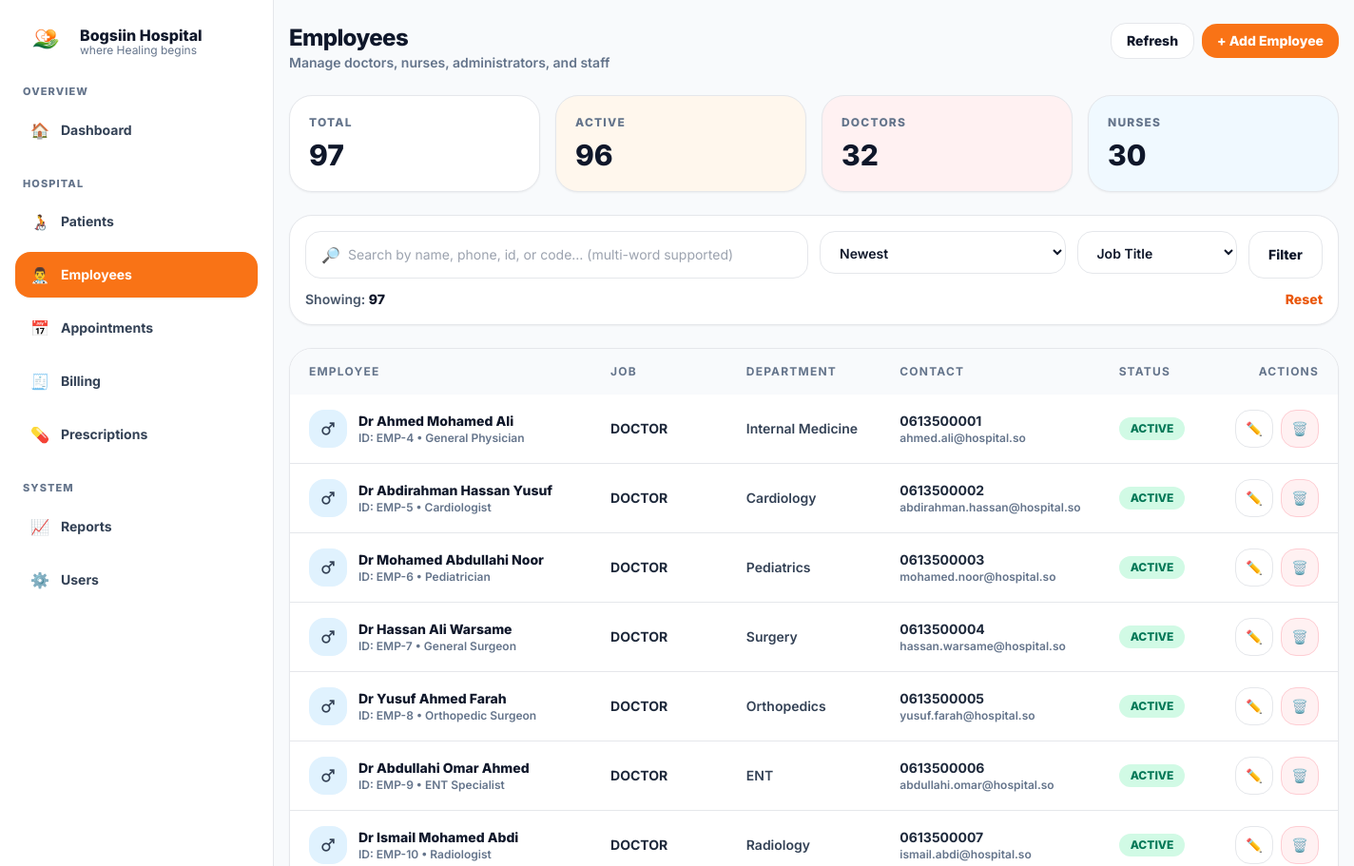
Before: /employees/view.php (signed in, upper part) with the older database file.
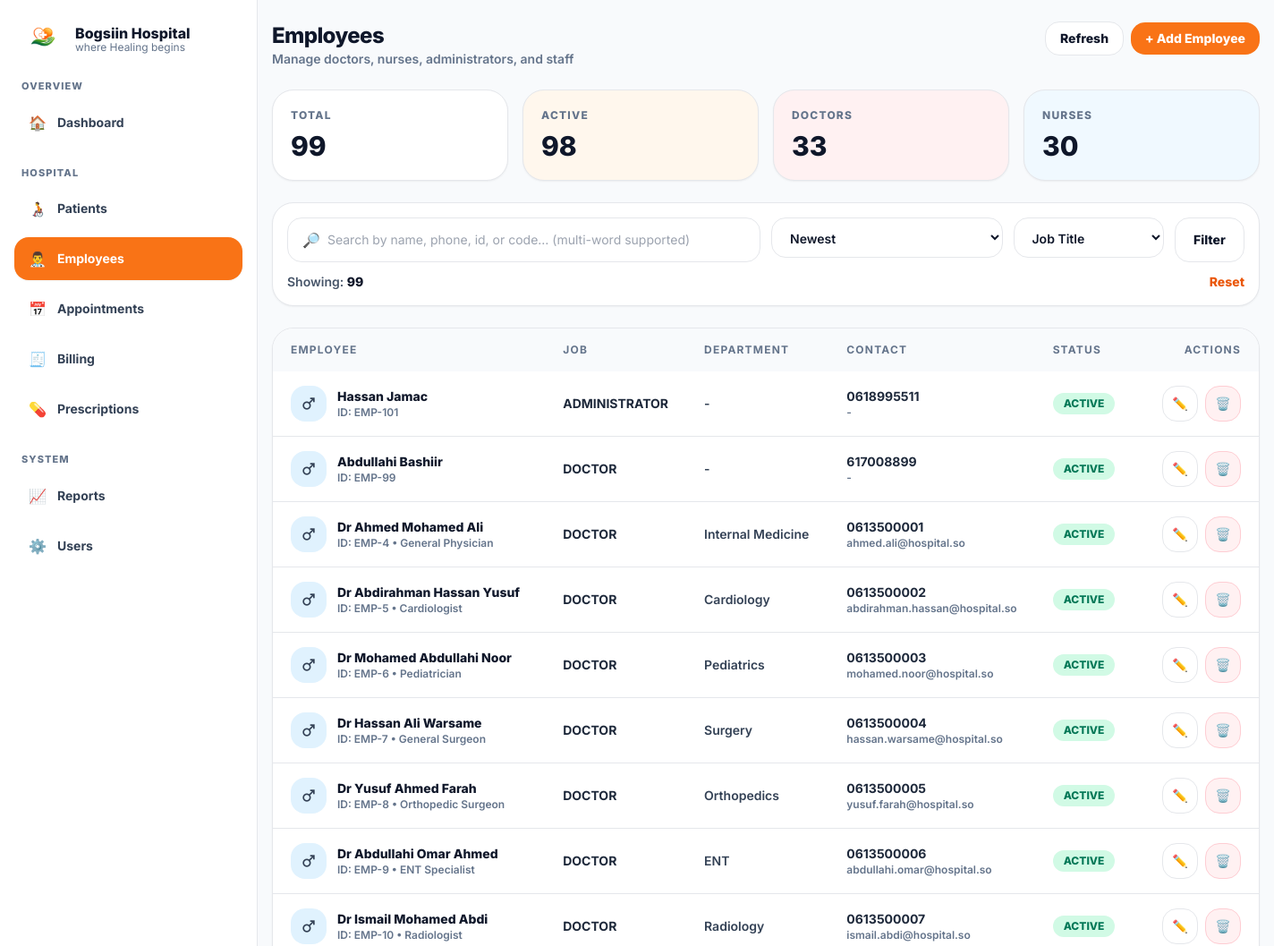
After: the same page with the newer database file.
### tables this page shows
CREATE TABLE `employees` (
  `id` int(11) NOT NULL,
  `user_id` int(11) DEFAULT NULL,
  `emp_code` varchar(30) DEFAULT NULL,
  `full_name` varchar(120) NOT NULL,
  `gender` enum('Male','Female') DEFAULT NULL,
  `phone` varchar(30) DEFAULT NULL,
  `email` varchar(160) DEFAULT NULL,
  `job_title` enum('DOCTOR','NURSE','ADMINISTRATOR','LAB','PHARMACIST','RECEPTIONIST') NOT NULL,
  `department` varchar(120) DEFAULT NULL,
  `specialization` varchar(120) DEFAULT NULL,
  `hire_date` date DEFAULT current_timestamp(),
  `status` enum('ACTIVE','INACTIVE') NOT NULL DEFAULT 'ACTIVE',
  `created_at` timestamp NOT NULL DEFAULT current_timestamp()
);

### employees/view.php (the view, shortened to what the changed rows need)
<?php
require_once __DIR__ . "/../includes/db.php";
function h($s){ return htmlspecialchars((string)$s, ENT_QUOTES, 'UTF-8'); }
$sort = trim($_GET["sort"] ?? "");
$where = [];
$params = [];
$whereSql = $where ? ("WHERE " . implode(" AND ", $where)) : "";
$totalEmployees = (int)$pdo->query("SELECT COUNT(*) FROM employees")->fetchColumn();
$activeEmployees = (int)$pdo->query("SELECT COUNT(*) FROM employees WHERE status='ACTIVE'")->fetchColumn();
$totalDoctors = (int)$pdo->query("SELECT COUNT(*) FROM employees WHERE job_title='DOCTOR'")->fetchColumn();
$rows = [];
$sort = strtolower(trim($sort));
switch ($sort) {
  case 'newest':
  default:
    $orderSql = 'ORDER BY created_at DESC';
    break;
}
try {
  $sql = "SELECT * FROM employees $whereSql $orderSql LIMIT 300";
  $stmt = $pdo->prepare($sql);
  $stmt->execute($params);
  $rows = $stmt->fetchAll() ?: [];
} catch (Throwable $e) {
  $rows = [];
  flash_set("error", "Filter error: " . $e->getMessage());
}
include_once __DIR__ . "/../includes/header.php";
?>
 <div class="min-h-screen bg-slate-50 md:pl-72">
<div class="md:flex min-h-screen">
  <div class="flex-1">
    <div class="mx-auto max-w-6xl px-4 py-6">
      <section class="mt-6 grid gap-4 md:grid-cols-4">
        <div class="rounded-3xl border bg-white p-5 shadow-sm">
          <div class="text-xs font-extrabold tracking-widest text-slate-500">TOTAL</div>
          <div class="mt-2 text-3xl font-extrabold"><?php echo $totalEmployees; ?></div>
        </div>
        <div class="rounded-3xl border bg-orange-50 p-5 shadow-sm">
          <div class="text-xs font-extrabold tracking-widest text-slate-500">ACTIVE</div>
          <div class="mt-2 text-3xl font-extrabold"><?php echo $activeEmployees; ?></div>
        </div>
        <div class="rounded-3xl border bg-rose-50 p-5 shadow-sm">
          <div class="text-xs font-extrabold tracking-widest text-slate-500">DOCTORS</div>
          <div class="mt-2 text-3xl font-extrabold"><?php echo $totalDoctors; ?></div>
        </div>
      </section>
      <section class="mt-6 rounded-3xl border bg-white p-4 shadow-sm">
        <div class="mt-3 flex items-center justify-between text-sm">
          <div class="font-semibold text-slate-600">Showing: <span class="font-extrabold text-slate-900"><?php echo count($rows); ?></span></div>
        </div>
      </section>
      <section class="mt-6 rounded-3xl border bg-white shadow-sm overflow-hidden">
        <div class="overflow-x-auto">
          <table class="w-full text-left text-sm">
            <thead class="bg-slate-50 text-xs font-extrabold tracking-widest text-slate-500">
              <tr>
                <th class="px-5 py-4">EMPLOYEE</th>
                <th class="px-5 py-4">JOB</th>
                <th class="px-5 py-4">DEPARTMENT</th>
                <th class="px-5 py-4">CONTACT</th>
                <th class="px-5 py-4">STATUS</th>
                <th class="px-5 py-4 text-right">ACTIONS</th>
              </tr>
            </thead>
            <tbody class="divide-y">
              <?php if (!$rows): ?>
                <tr>
                  <td colspan="6" class="px-5 py-10 text-center text-slate-500 font-semibold">
                    No employees found.
                  </td>
                </tr>
              <?php else: ?>
                <?php foreach ($rows as $r): ?>
                  <?php
                    $badge = ($r["status"] === "ACTIVE")
                      ? "bg-emerald-100 text-emerald-700"
                      : "bg-slate-100 text-slate-700";
                  ?>
                  <tr class="hover:bg-slate-50/60">
                    <td class="px-5 py-4">
                      <div class="flex items-center gap-3">
                        <?php
                          $icon_name = 'person';
                          $bg = 'bg-orange-100';
                          $g = strtolower(trim((string)($r['gender'] ?? '')));
                          if ($g === 'female' || $g === 'f') { $icon_name = 'female'; $bg = 'bg-rose-100'; }
                          else if ($g === 'male' || $g === 'm') { $icon_name = 'male'; $bg = 'bg-sky-100'; }
                        ?>
                        <div class="h-10 w-10 rounded-2xl <?php echo $bg; ?> flex items-center justify-center">
                          <span class="material-icons text-slate-700 text-xl" aria-hidden="true"><?php echo $icon_name; ?></span>
                        </div>
                        <div class="min-w-0">
                          <div class="font-extrabold text-slate-900 truncate"><?php echo h($r["full_name"]); ?></div>
                          <div class="text-xs font-semibold text-slate-500">
                            <?php echo $r["emp_code"] ? "ID: ".h($r["emp_code"]) : "ID: EMP-".h($r["id"]); ?>
                            <?php if (!empty($r["specialization"])): ?>
                              • <?php echo h($r["specialization"]); ?>
                            <?php endif; ?>
                          </div>
                        </div>
                      </div>
                    </td>
                    <td class="px-5 py-4 font-bold text-slate-800"><?php echo h($r["job_title"]); ?></td>
                    <td class="px-5 py-4 font-semibold text-slate-700"><?php echo h($r["department"] ?? "-"); ?></td>
                    <td class="px-5 py-4">
                      <div class="text-sm font-bold text-slate-800"><?php echo h($r["phone"] ?? "-"); ?></div>
                      <div class="text-xs font-semibold text-slate-500"><?php echo h($r["email"] ?? "-"); ?></div>
                    </td>
                    <td class="px-5 py-4">
                      <span class="inline-flex rounded-full px-3 py-1 text-xs font-extrabold <?php echo $badge; ?>">
                        <?php echo h($r["status"]); ?>
                      </span>
                    </td>
                    <td class="px-5 py-4">
                      <div class="flex justify-end gap-2">
                        <button
                          type="button"
                          class="grid h-10 w-10 place-items-center rounded-2xl border bg-white hover:bg-slate-50"
                          title="Edit"
                        data-edit="<?= base64_encode(json_encode($r)) ?>"
                          onclick="openEdit(this)"
                        >✏️</button>
                        <form method="POST" onsubmit="return confirm('Delete this employee?');">
                          <button
                            type="submit"
                            class="grid h-10 w-10 place-items-center rounded-2xl border border-rose-200 bg-rose-50 hover:bg-rose-100"
                            title="Delete"
                          >🗑️</button>
                        </form>
                      </div>
                    </td>
                  </tr>
                <?php endforeach; ?>
              <?php endif; ?>
            </tbody>
          </table>
        </div>
      </section>
    </div>
  </div>
</div>

Changed rows visible on the page:
added employees: full_name "Hassan Jamac", id "101", job_title "ADMINISTRATOR", department "-", phone "0618995511", email "-", status "ACTIVE"
added employees: full_name "Abdullahi Bashiir", id "99", job_title "DOCTOR", department "-", phone "617008899", email "-", status "ACTIVE"
Other visible differences:
$totalEmployees: "97" → "99"
$activeEmployees: "96" → "98"
$totalDoctors: "32" → "33"
count($rows): "97" → "99"
